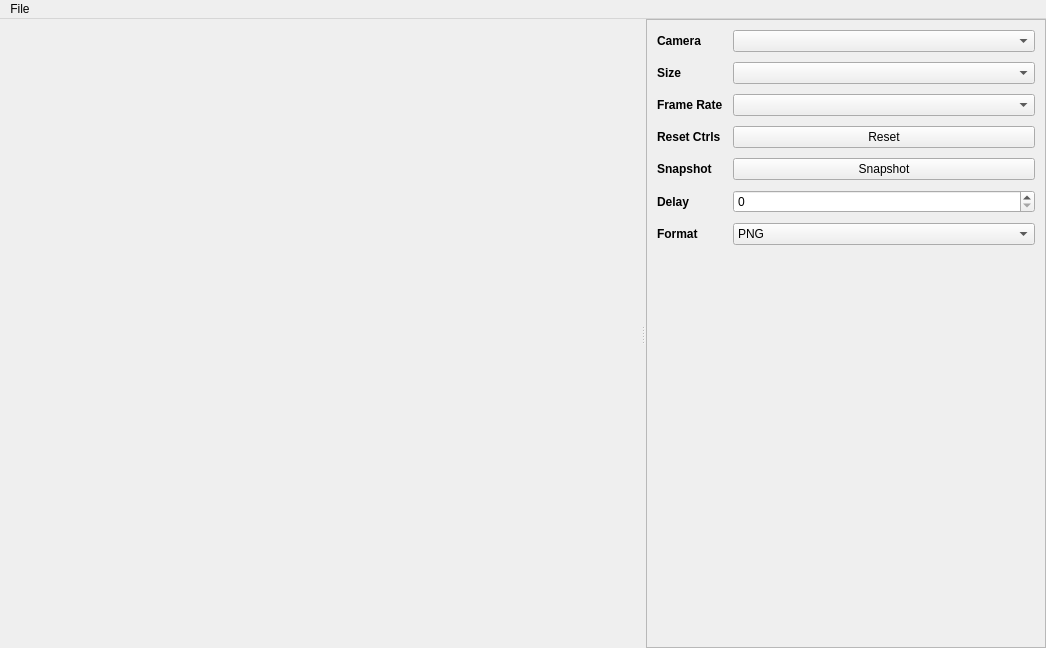
<?xml version="1.0" encoding="UTF-8"?>
<ui version="4.0">
 <class>MainWindow</class>
 <widget class="QMainWindow" name="MainWindow">
  <property name="geometry">
   <rect>
    <x>0</x>
    <y>0</y>
    <width>1029</width>
    <height>648</height>
   </rect>
  </property>
  <property name="windowTitle">
   <string>CameraDemo</string>
  </property>
  <widget class="QWidget" name="centralWidget">
   <layout class="QHBoxLayout" name="horizontalLayout">
    <property name="leftMargin">
     <number>0</number>
    </property>
    <property name="topMargin">
     <number>0</number>
    </property>
    <property name="rightMargin">
     <number>0</number>
    </property>
    <property name="bottomMargin">
     <number>0</number>
    </property>
    <item>
     <widget class="QSplitter" name="splitter">
      <property name="styleSheet">
       <string notr="true"/>
      </property>
      <property name="orientation">
       <enum>Qt::Horizontal</enum>
      </property>
      <property name="handleWidth">
       <number>6</number>
      </property>
      <widget class="QLabel" name="videoImage">
       <property name="sizePolicy">
        <sizepolicy hsizetype="Expanding" vsizetype="Expanding">
         <horstretch>0</horstretch>
         <verstretch>0</verstretch>
        </sizepolicy>
       </property>
       <property name="minimumSize">
        <size>
         <width>640</width>
         <height>480</height>
        </size>
       </property>
       <property name="baseSize">
        <size>
         <width>0</width>
         <height>0</height>
        </size>
       </property>
       <property name="styleSheet">
        <string notr="true"/>
       </property>
       <property name="text">
        <string/>
       </property>
       <property name="scaledContents">
        <bool>true</bool>
       </property>
      </widget>
      <widget class="QScrollArea" name="scrollArea">
       <property name="sizePolicy">
        <sizepolicy hsizetype="Minimum" vsizetype="Expanding">
         <horstretch>0</horstretch>
         <verstretch>0</verstretch>
        </sizepolicy>
       </property>
       <property name="minimumSize">
        <size>
         <width>400</width>
         <height>0</height>
        </size>
       </property>
       <property name="horizontalScrollBarPolicy">
        <enum>Qt::ScrollBarAlwaysOff</enum>
       </property>
       <property name="sizeAdjustPolicy">
        <enum>QAbstractScrollArea::AdjustToContents</enum>
       </property>
       <property name="widgetResizable">
        <bool>true</bool>
       </property>
       <property name="alignment">
        <set>Qt::AlignLeading|Qt::AlignLeft|Qt::AlignTop</set>
       </property>
       <widget class="QWidget" name="scrollAreaContents">
        <property name="geometry">
         <rect>
          <x>0</x>
          <y>0</y>
          <width>398</width>
          <height>624</height>
         </rect>
        </property>
        <layout class="QVBoxLayout" name="verticalLayout">
         <property name="leftMargin">
          <number>0</number>
         </property>
         <property name="topMargin">
          <number>0</number>
         </property>
         <property name="rightMargin">
          <number>0</number>
         </property>
         <property name="bottomMargin">
          <number>0</number>
         </property>
         <item>
          <layout class="QFormLayout" name="controlsForm">
           <property name="fieldGrowthPolicy">
            <enum>QFormLayout::AllNonFixedFieldsGrow</enum>
           </property>
           <property name="formAlignment">
            <set>Qt::AlignLeading|Qt::AlignLeft|Qt::AlignVCenter</set>
           </property>
           <property name="horizontalSpacing">
            <number>10</number>
           </property>
           <property name="verticalSpacing">
            <number>10</number>
           </property>
           <property name="leftMargin">
            <number>10</number>
           </property>
           <property name="topMargin">
            <number>10</number>
           </property>
           <property name="rightMargin">
            <number>10</number>
           </property>
           <item row="0" column="0">
            <widget class="QLabel" name="cameraLabel">
             <property name="styleSheet">
              <string notr="true">font-weight: bold;</string>
             </property>
             <property name="text">
              <string>Camera</string>
             </property>
            </widget>
           </item>
           <item row="0" column="1">
            <widget class="QComboBox" name="cameraComboBox"/>
           </item>
           <item row="1" column="0">
            <widget class="QLabel" name="sizeLabel">
             <property name="styleSheet">
              <string notr="true">font-weight:bold;</string>
             </property>
             <property name="text">
              <string>Size</string>
             </property>
            </widget>
           </item>
           <item row="1" column="1">
            <widget class="QComboBox" name="sizeComboBox"/>
           </item>
           <item row="2" column="0">
            <widget class="QLabel" name="frameRateLabel">
             <property name="styleSheet">
              <string notr="true">font-weight:bold;</string>
             </property>
             <property name="text">
              <string>Frame Rate</string>
             </property>
            </widget>
           </item>
           <item row="3" column="0">
            <widget class="QLabel" name="resetLabel">
             <property name="font">
              <font>
               <weight>75</weight>
               <bold>true</bold>
              </font>
             </property>
             <property name="text">
              <string>Reset Ctrls</string>
             </property>
            </widget>
           </item>
           <item row="3" column="1">
            <widget class="QPushButton" name="resetButton">
             <property name="text">
              <string>Reset</string>
             </property>
            </widget>
           </item>
           <item row="4" column="0">
            <widget class="QLabel" name="snapshotLabel">
             <property name="font">
              <font>
               <weight>75</weight>
               <bold>true</bold>
              </font>
             </property>
             <property name="text">
              <string>Snapshot</string>
             </property>
            </widget>
           </item>
           <item row="4" column="1">
            <widget class="QPushButton" name="snapshotButton">
             <property name="text">
              <string>Snapshot</string>
             </property>
            </widget>
           </item>
           <item row="5" column="0">
            <widget class="QLabel" name="delayLabel">
             <property name="font">
              <font>
               <weight>75</weight>
               <bold>true</bold>
              </font>
             </property>
             <property name="text">
              <string>Delay</string>
             </property>
            </widget>
           </item>
           <item row="5" column="1">
            <widget class="QSpinBox" name="delaySpinBox"/>
           </item>
           <item row="6" column="0">
            <widget class="QLabel" name="formatLabel">
             <property name="font">
              <font>
               <weight>75</weight>
               <bold>true</bold>
              </font>
             </property>
             <property name="text">
              <string>Format</string>
             </property>
            </widget>
           </item>
           <item row="6" column="1">
            <widget class="QComboBox" name="formatComboBox">
             <item>
              <property name="text">
               <string>PNG</string>
              </property>
             </item>
             <item>
              <property name="text">
               <string>JPEG</string>
              </property>
             </item>
            </widget>
           </item>
           <item row="2" column="1">
            <widget class="QComboBox" name="frameRateComboBox"/>
           </item>
          </layout>
         </item>
         <item>
          <spacer name="verticalSpacer">
           <property name="orientation">
            <enum>Qt::Vertical</enum>
           </property>
           <property name="sizeHint" stdset="0">
            <size>
             <width>24</width>
             <height>621</height>
            </size>
           </property>
          </spacer>
         </item>
        </layout>
       </widget>
      </widget>
     </widget>
    </item>
   </layout>
  </widget>
  <widget class="QMenuBar" name="menuBar">
   <property name="geometry">
    <rect>
     <x>0</x>
     <y>0</y>
     <width>1029</width>
     <height>22</height>
    </rect>
   </property>
   <widget class="QMenu" name="menuFile">
    <property name="title">
     <string>File</string>
    </property>
    <addaction name="actionStartCapture"/>
    <addaction name="actionStopCapture"/>
    <addaction name="separator"/>
    <addaction name="actionImportSettings"/>
    <addaction name="actionExportSettings"/>
    <addaction name="separator"/>
    <addaction name="actionExit"/>
   </widget>
   <addaction name="menuFile"/>
  </widget>
  <action name="actionStartCapture">
   <property name="text">
    <string>Start Capture</string>
   </property>
  </action>
  <action name="actionStopCapture">
   <property name="text">
    <string>Stop Capture</string>
   </property>
  </action>
  <action name="actionExit">
   <property name="text">
    <string>Exit</string>
   </property>
  </action>
  <action name="actionImportSettings">
   <property name="text">
    <string>Import Settings</string>
   </property>
  </action>
  <action name="actionExportSettings">
   <property name="text">
    <string>Export Settings</string>
   </property>
  </action>
 </widget>
 <layoutdefault spacing="6" margin="11"/>
 <resources/>
 <connections/>
</ui>
